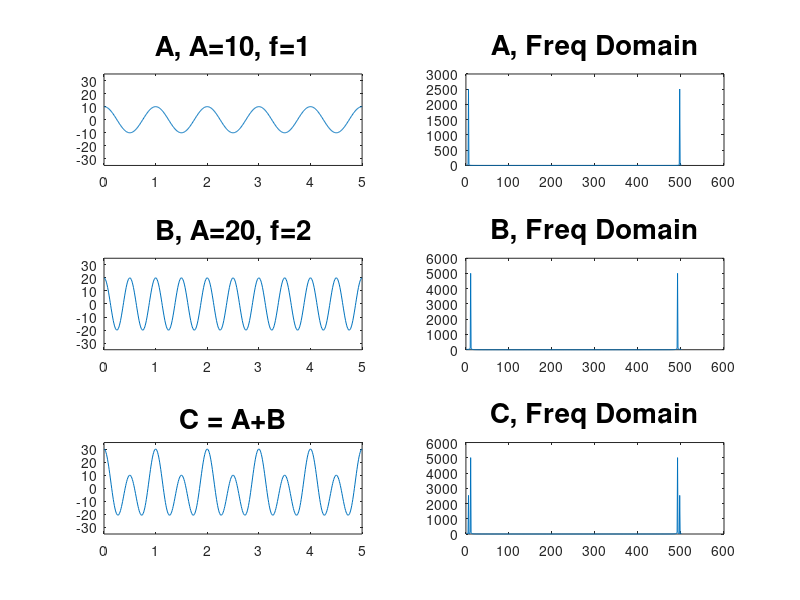

The MATLAB source for this figure:
t = 0:0.01:5;
A = 10 * cos(2*pi*t);
B = 20 * cos(2*pi*2*t);
C = A + B;

% axis limits
maxA = max([max(A) max(B) max(C)]) + 5;
xlim([0 max(t)]);

subplot(3,2,1);
plot(t, A);
ylim([-maxA maxA]);
title('A, A=10, f=1','fontsize', 20);

subplot(3,2,2);
plot(abs(fft(A)));
title('A, Freq Domain','fontsize', 20);

subplot(3,2,3);
plot(t, B);
ylim([-maxA maxA]);
title('B, A=20, f=2','fontsize', 20);

subplot(3,2,4);
plot(abs(fft(B)));
title('B, Freq Domain','fontsize', 20);

subplot(3,2,5);
plot(t, C);
ylim([-maxA maxA]);
title('C = A+B','fontsize', 20);

subplot(3,2,6);
plot(abs(fft(C)));
title('C, Freq Domain','fontsize', 20);